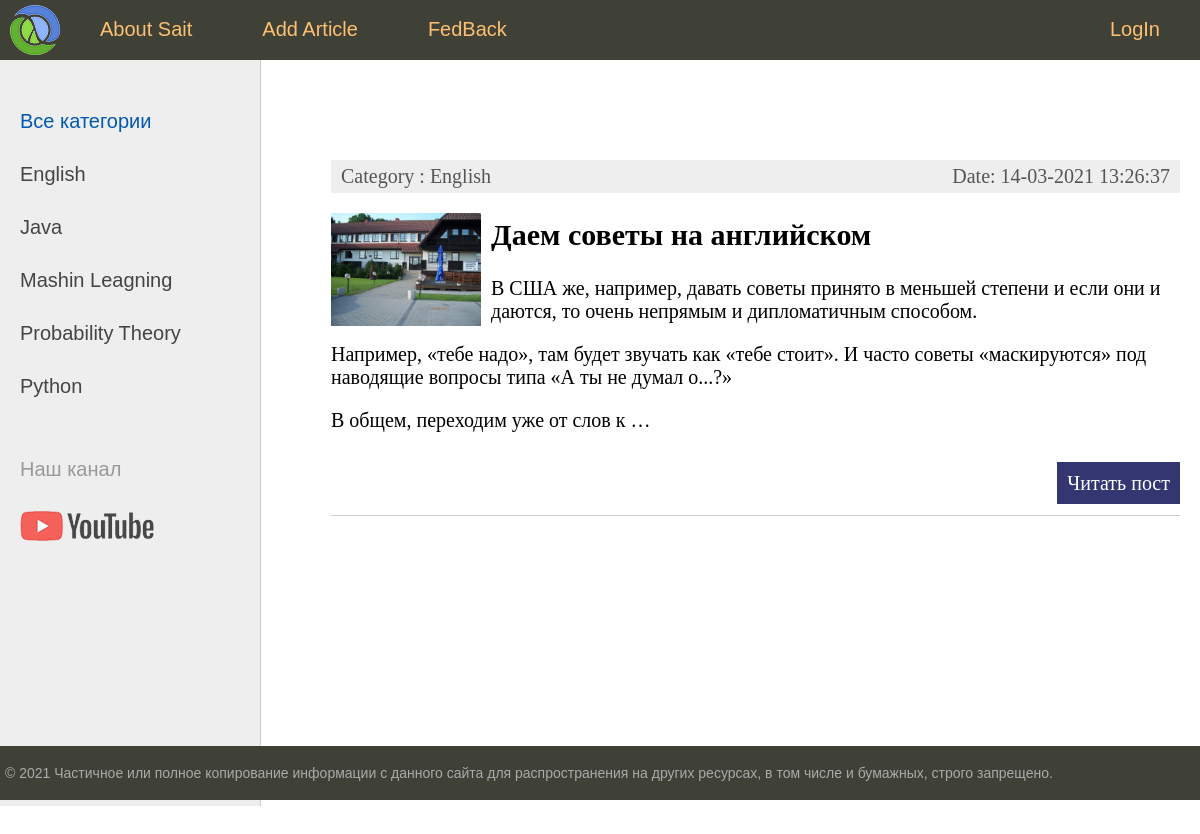
Before: / with the older database file.
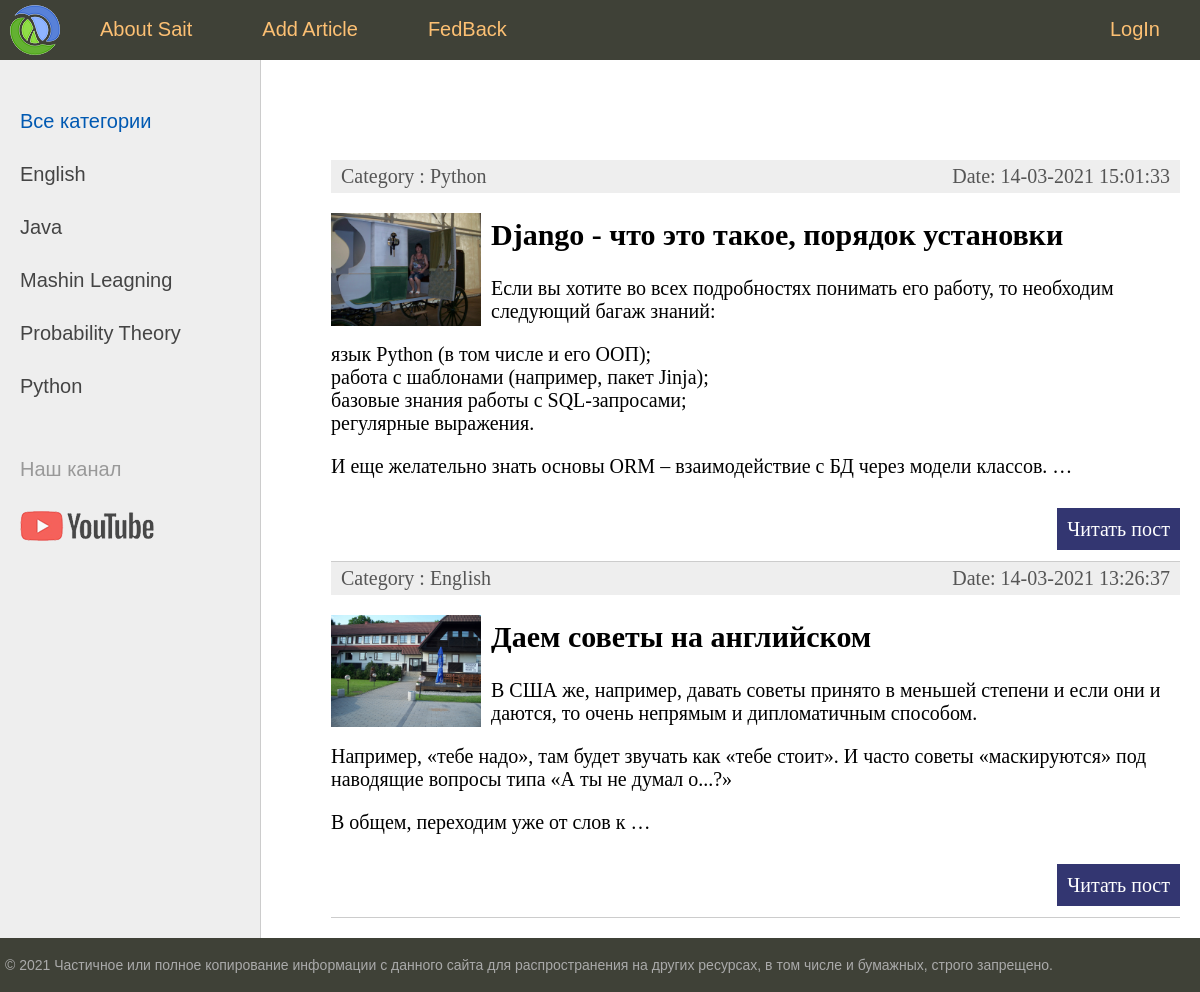
After: the same page with the newer database file.
### learnings/models.py (models this page shows, shortened)
class Category(models.Model):
    name = models.CharField(max_length=100, db_index=True)
    slug = models.SlugField(max_length=255, unique=True, db_index=True, verbose_name="URL")
    def __str__(self):
        return self.name
    def get_absolute_url(self):
        return reverse('category', kwargs={'cat_slug': self.slug})
    class Meta:
        ordering = ['id']

class Learnings(models.Model):
    title = models.CharField(max_length=255)
    slug = models.SlugField(max_length=255, unique=True, db_index=True, verbose_name="URL")
    content = models.TextField(blank=True)
    photo = models.ImageField(upload_to="photos/%Y/%m/%d/")
    time_create = models.DateTimeField(auto_now_add=True)
    time_update = models.DateTimeField(auto_now=True)
    is_published = models.BooleanField(default=True)
    cat = models.ForeignKey('Category', on_delete=models.PROTECT, null=True)
    def get_absolute_url(self):
        return reverse('post', kwargs={'post_slug': self.slug})
    class Meta:
        ordering = ['-time_create', 'title']

### learnings/views.py (the view)
# urls.py: path('', LearningsHome.as_view(), name='home'),            # http://127.0.0.1:8000/
class LearningsHome(ListView):      #for main page showing
    model = Learnings
    template_name = 'learnings/index.html'
    context_object_name = 'posts'
    def get_context_data(self, *, object_list=None, **kwargs):
        context = super().get_context_data(**kwargs)
        context['menu'] = menu
        context['title'] = 'Main Page'
        context['cat_selected'] = 0
        return context
    def get_queryset(self):
        return Learnings.objects.filter(is_published=True)

### learnings/templatetags/learnings_tags.py (called while the page is built)
@register.inclusion_tag('learnings/list_categories.html')
def show_categories(sort=None, cat_selected=0):
    if not sort:
        cats = Category.objects.all()
    else:
        cats  = Category.objects.order_by(sort)
    return {"cats": cats, "cat_selected": cat_selected}

### learnings/templates/learnings/index.html (shortened to what this page needs)
{% extends 'learnings/base.html' %}
{% block content %}
<ul class="list-articles">
	{% for p in posts %}
	<li><div class="article-panel">
		<p class="first">Category : {{p.cat}}</p>
		<p class="last">Date: {{p.time_update|date:"d-m-Y H:i:s"}}</p>
	</div>
{% if p.photo %}
		<p><img class="img-article-left thumb" src="{{p.photo.url}}"></p>
{% endif %}
<h2>{{p.title}}</h2>
	{% autoescape on %}
	{{p.content|linebreaks|truncatewords:50}}
	{% endautoescape %}
			<p class="link-read-post"><a href="{{ p.get_absolute_url }}">Читать пост</a></p>
			</li>
	{% endfor %}
</ul>
{% endblock %}

### learnings/templates/learnings/base.html (shortened to what this page needs)
{% load static %}
{% load learnings_tags %}
<!DOCTYPE html>
<html lang="en">
<head>
    <link type="text/css" href="{% static 'learnings/css/styles.css' %}" rel="stylesheet" />
</head>
<body>
<table class="table-page" border=0 cellpadding="0" cellspacing="0">
<tr><td valign=top>
{% block mainmenu %}
		<div class="header">
			<ul id="mainmenu" class="mainmenu">
			<li class="logo"><a href="{% url 'home' %}"><div class="logo"></div></a></li>
{% for m in menu %}
	{% if not forloop.last %}
			<li><a href="{% url m.url_name %}">{{m.title}}</a></li>
	{% else %}
			<li class="last"><a href="{% url m.url_name %}">{{m.title}}</a></li>
	{% endif %}
{% endfor %}
			</ul>
		</div>
{% endblock mainmenu %}
<table class="table-content" border=0 cellpadding="0" cellspacing="0">
<tr>
	<td valign="top" class="left-chapters">
	<ul id="leftchapters">
{% if cat_selected == 0 %}
		<li class="selected">Все категории</li>
{% else %}
		<li><a href="{% url 'home' %}">Все категории</a></li>
{% endif %}
		{% show_categories 'name' cat_selected %}
		<li class="share">
		<p>Наш канал</p>
		<a class="share-yt" href="https://www.youtube.com/channel/UClJzWfGWuGJL2t-3dYKcHTA/playlists" target="_blank" rel="nofollow"></a>
		</li>
	</ul>
</td>
<td valign="top" class="content">
	<div class="content-text">
{% block content %}
{% endblock %}
	</div>
</td></tr></table>
</td></tr>
<tr><td valign=top>
	<div id="footer">
		<p>&copy; 2021 Частичное или полное копирование информации с данного сайта для распространения на других ресурсах, в том числе и бумажных, строго запрещено.</p>
	</div>
</td></tr></table>
</body>
</html>

### learnings/templates/learnings/list_categories.html
{% for c in cats %}
    {% if c.pk == cat_selected %}
        <li class="selected">{{c.name}}</li>
    {% else %}
        <li><a href="{{ c.get_absolute_url }}">{{c.name}}</a> </li>
    {% endif %}
{% endfor %}

### learnings/static/learnings/css/styles.css (style rules this page uses)
html, body { font-family: 'Arial'; margin: 0; padding: 0; height: 100%; width: 100%; color: #444; }
a { color: #0059b2; text-decoration: none; }
img { max-width: 600px; height: auto; }
img.img-article-left { max-width: 300px; height: auto; float: left; padding: 0 10px 10px 0; }
img.img-article-left.thumb { max-width: 150px; height: auto; }
p.link-read-post { text-align: right; }
p.link-read-post a { padding: 10px; min-width: 100px; background: #333671; color: #fff; text-decoration: none; }
div.article-panel { background: #eee; padding: 5px 10px 5px 10px; box-sizing border-box; overflow: hidden; color: #555; }
div.article-panel p.first { margin: 0; float: left; }
div.article-panel p.last { margin: 0; float: right; }
ul.list-articles { list-style: none; margin: 0; padding: 0; }
ul.list-articles li { border-bottom: 1px solid #ccc; }
.table-page { width: 100%; height: 100%; vertical-align: top; }
.table-page tr { height: 100%; }
.header { background: #3F4137; height: 60px; }
.logo { background: url('../images/logo.png') no-repeat 10px 5px; width: 70px; height: 60px; }
ul.mainmenu { list-style: none; margin: 0; padding: 0; height: 60px; color: #fdc073; font-size: 20px; overflow: hidden; }
ul.mainmenu li { float: left; margin: 18px 40px 0 30px; }
ul.mainmenu li.logo { margin: 0; }
ul.mainmenu li.last { float: right; }
ul.mainmenu li a { color: #fdc073; text-decoration: none; }
.table-content { width: 100%; min-height: 100%; height: 100%; }
.left-chapters { margin: 0; background: #eee; border-right: 1px solid #ccc; min-height: 100%; }
.left-chapters ul { width: 230px; min-height: 100%; margin: 0; padding: 20px 10px 10px 20px; list-style: none; font-size: 20px; }
.left-chapters ul li { margin: 30px 0 0 0; color: #999; }
.left-chapters ul li.selected { color: #0059b2; }
.left-chapters ul li a { color: #444; text-decoration: none; }
.left-chapters ul li.share { margin: 60px 0 0 0; }
.left-chapters ul li.share p { margin: 30px 0 30px 0; }
.left-chapters ul li.share a { display: inline-block; width: 40px; height: 40px; margin: 0 20px 0 0; }
.left-chapters ul li.share a.share-yt { width: 100%; height: 30px; background: url('../images/share_yt.png') no-repeat 0 0 }
.content { padding: 40px 20px 20px 40px; width: 100%; box-sizing: border-box; }
.content-text { margin: 60px 0 0 30px; color: #000; font-size: 20px; font-family: Yandex Sans Display Light; }
#footer { box-sizing: border-box; background: #3F4137; padding: 5px; color: #aaa; font-size: 14px; font-family: Verdana, Geneva, Arial, Helvetica; text-align: left; overflow: hidden; }

Changed rows visible on the page:
added Learnings: cat "Python", time_update "14-03-2021 15:01:33", photo (picture), title "Django - что это такое, порядок установки", content "Если вы хотите во всех подробностях понимать его работу, то необходим следующий багаж знаний: язык Python (в том числе и его ООП); работа с шаблонами (например, пакет Jinja); базовые знания работы с SQL-запросами; регулярные выражения. И еще желательно знать основы ORM – взаимодействие с БД через модели классов. …"
